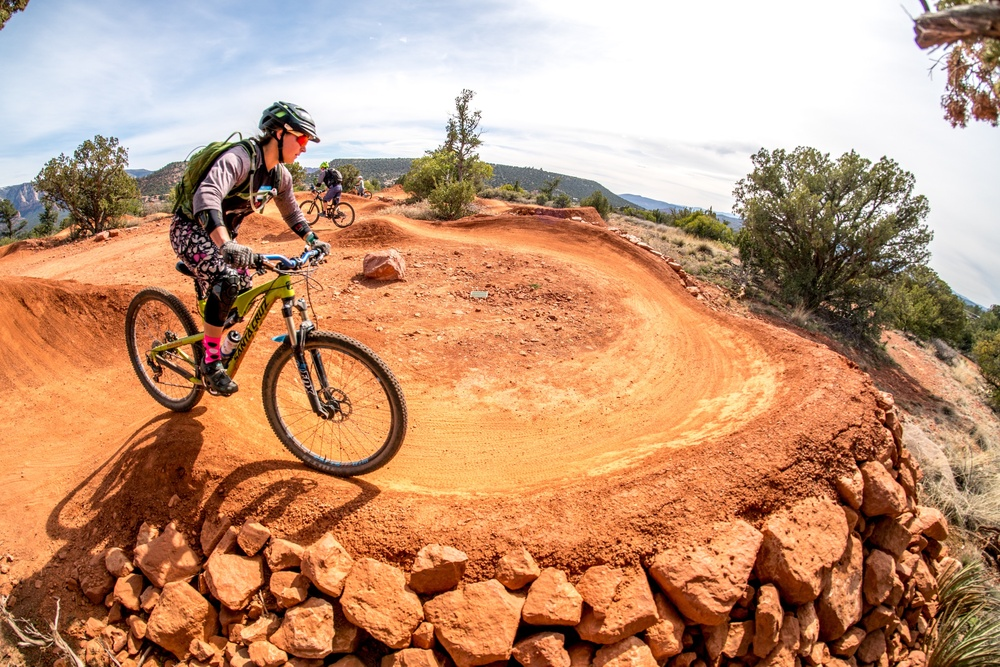
#> input picture img/1.jpg, 1000 x 667 px, shrunk from 3000 x 2000 before the run
$ python rotate_skimage.py
#> lines starting #> are read from the running program, lines starting #| are printed output that depends on the picture
from skimage import io
from pylab import *
from skimage.transform import rotate

img = io.imread('./img/1.jpg')
#> img is the input picture: shape (667, 1000, 3); mean R, G, B 192, 147.3, 117.4
plt.subplot(121)
io.imshow(img)
plt.title('original image')

img_rot = rotate(img, -45)
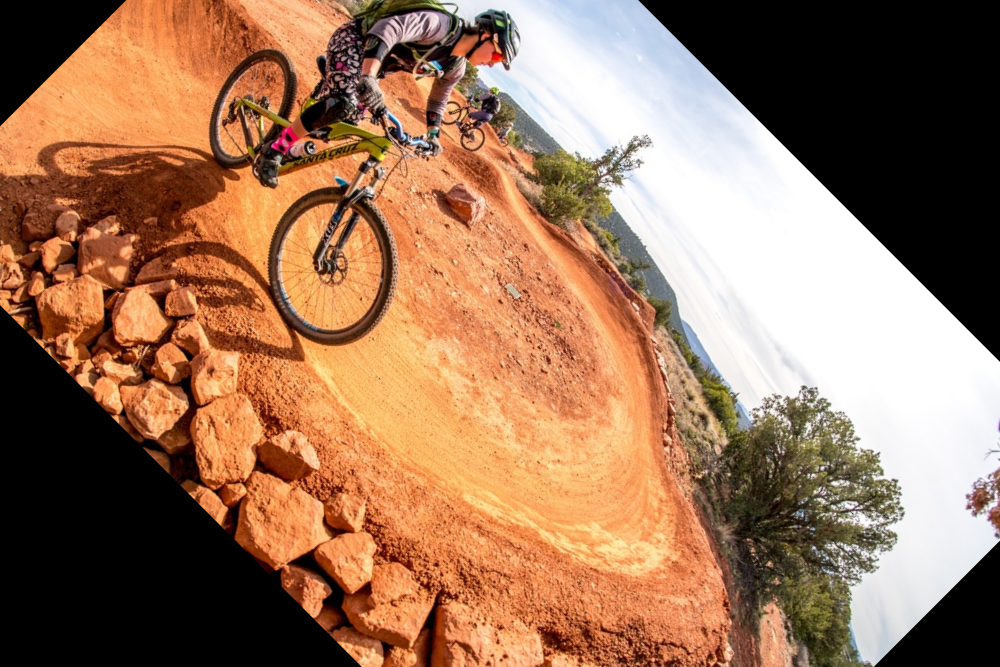
#> img_rot: shape (667, 1000, 3) float64; mean R, G, B 0.61, 0.459, 0.354
plt.subplot(122)
io.imshow(img_rot)
plt.title('Rotated image')
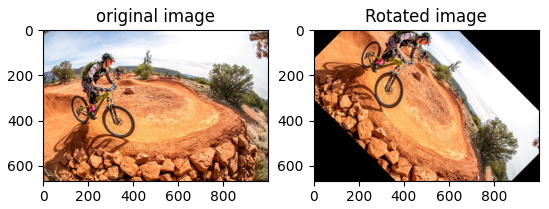
#> figure drawn by matplotlib, 2 panels

$ run again, with img/2.jpg copied over img/1.jpg
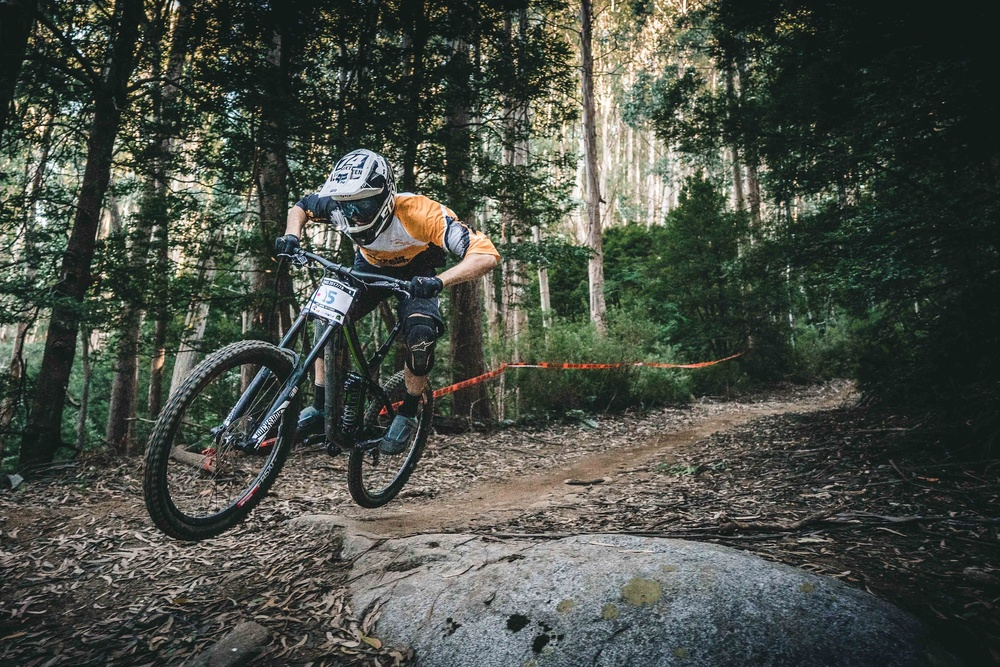
#> input picture img/2.jpg, 1000 x 667 px, shrunk from 3000 x 2001 before the run
#> img is the input picture: shape (667, 1000, 3); mean R, G, B 72.2, 77.4, 69.2
#> `img_rot = rotate(img, -45)`:
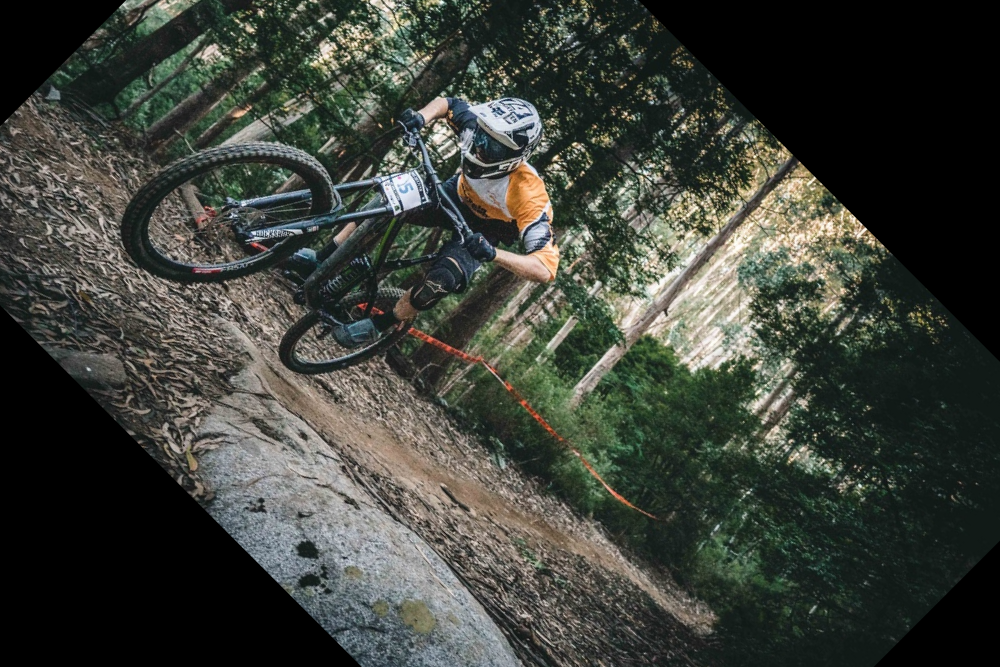
#> img_rot: shape (667, 1000, 3) float64; mean R, G, B 0.24, 0.254, 0.226
#> `plt.title('Rotated image')`:
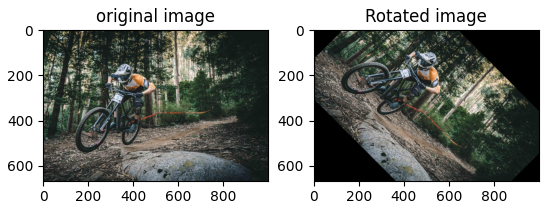
#> figure drawn by matplotlib, 2 panels

$ run again, with img/3.jpg copied over img/1.jpg
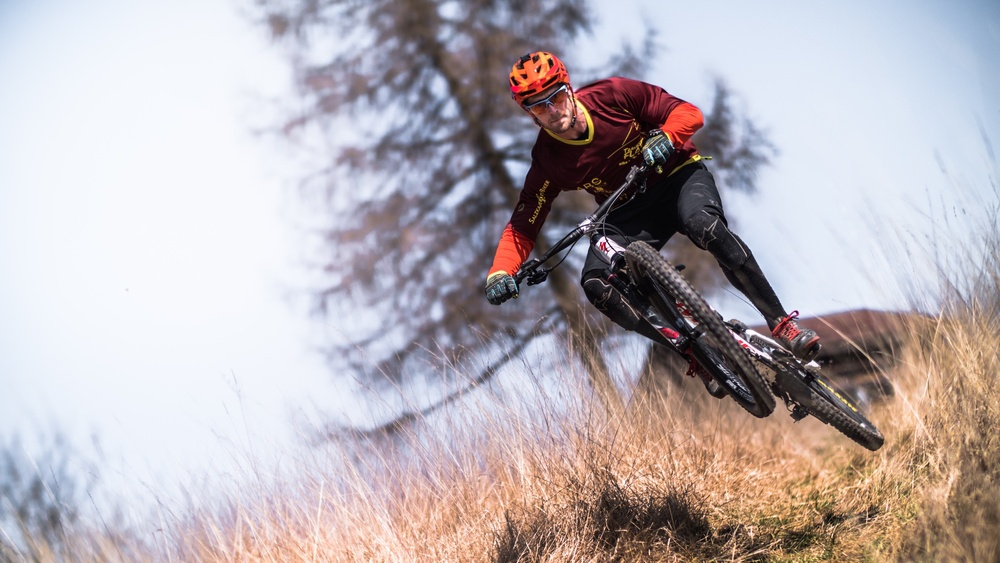
#> input picture img/3.jpg, 1000 x 563 px, shrunk from 3000 x 1688 before the run
#> img is the input picture: shape (563, 1000, 3); mean R, G, B 185, 176.7, 180.6
#> `img_rot = rotate(img, -45)`:
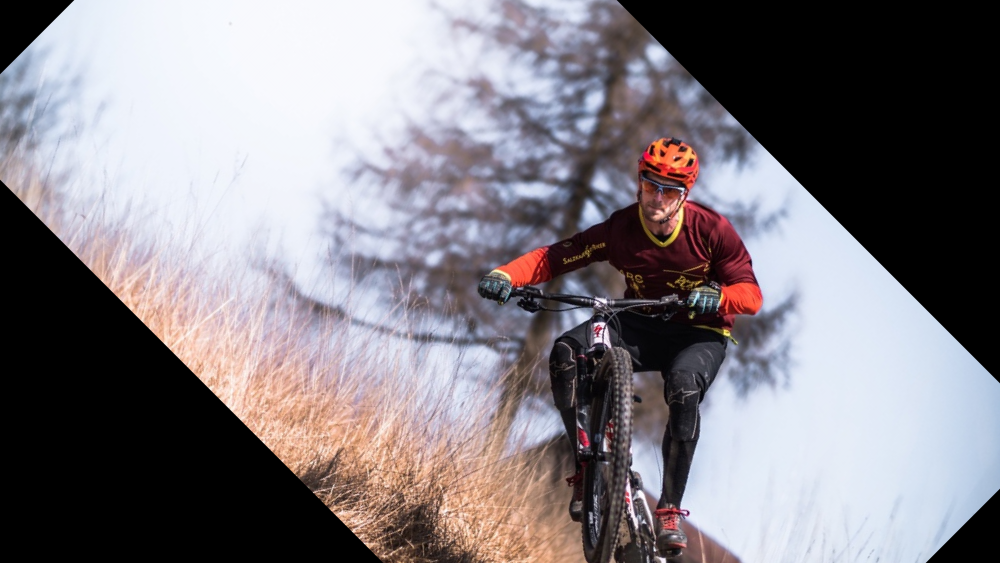
#> img_rot: shape (563, 1000, 3) float64; mean R, G, B 0.512, 0.492, 0.516
#> `plt.title('Rotated image')`:
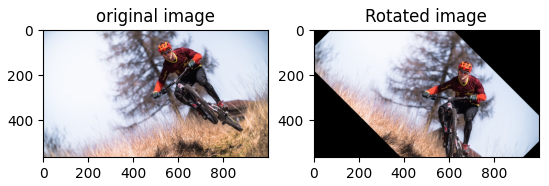
#> figure drawn by matplotlib, 2 panels

$ run again, with img/4.jpg copied over img/1.jpg
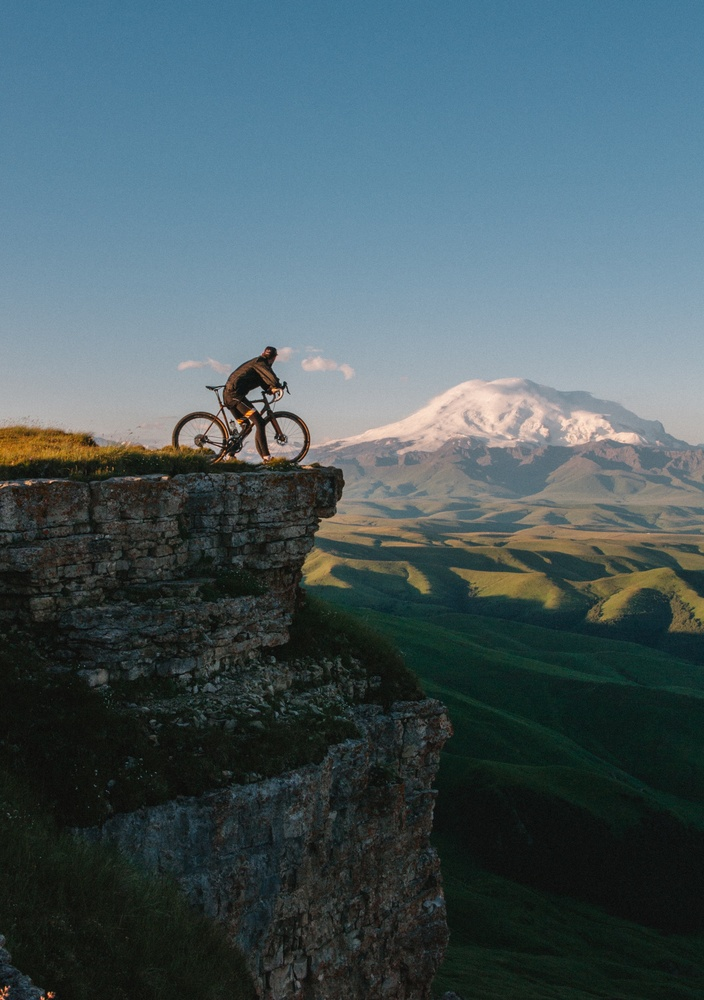
#> input picture img/4.jpg, 704 x 1000 px, shrunk from 3000 x 4260 before the run
#> img is the input picture: shape (1000, 704, 3); mean R, G, B 72.1, 90.2, 95.9
#> `img_rot = rotate(img, -45)`:
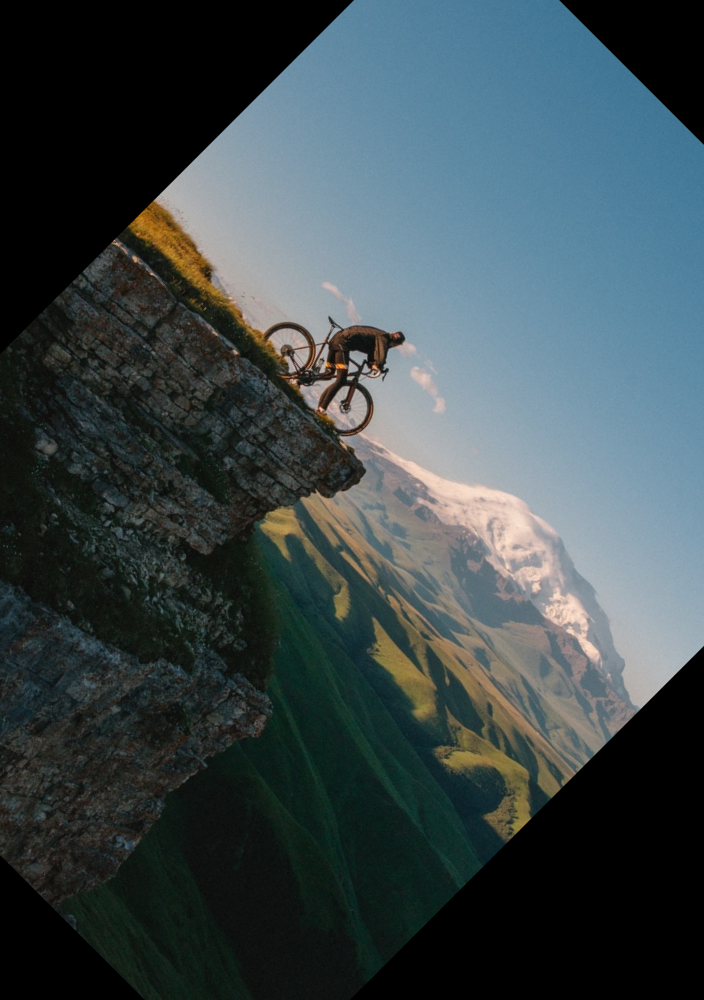
#> img_rot: shape (1000, 704, 3) float64; mean R, G, B 0.239, 0.288, 0.301
#> `plt.title('Rotated image')`:
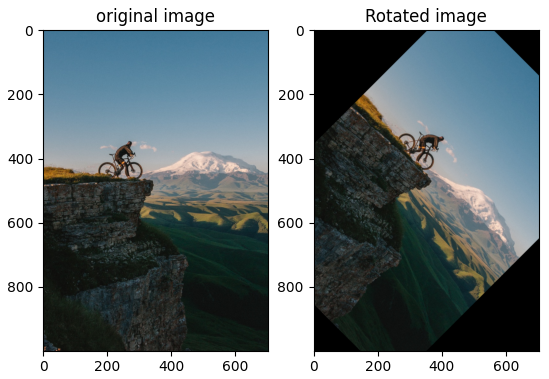
#> figure drawn by matplotlib, 2 panels
